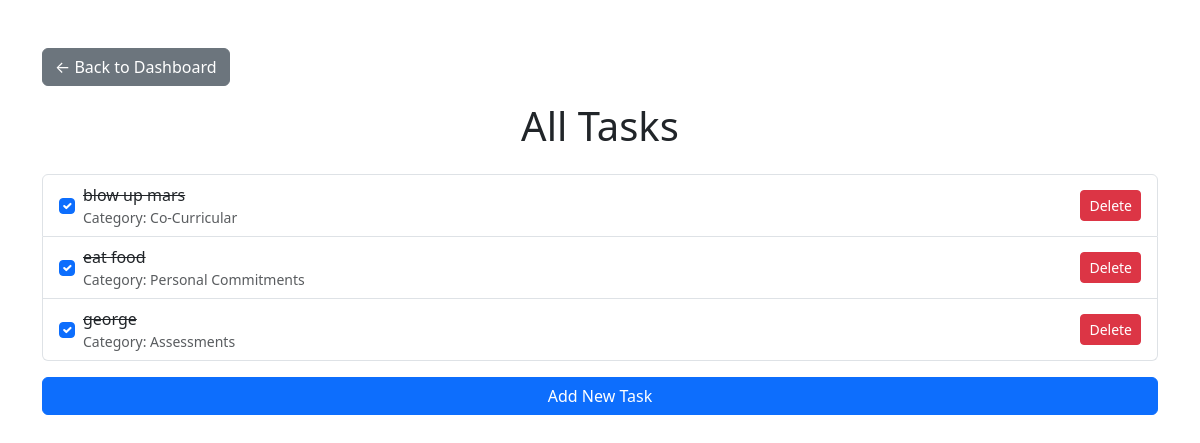
Before: /all_todos (signed in) with the older database file.
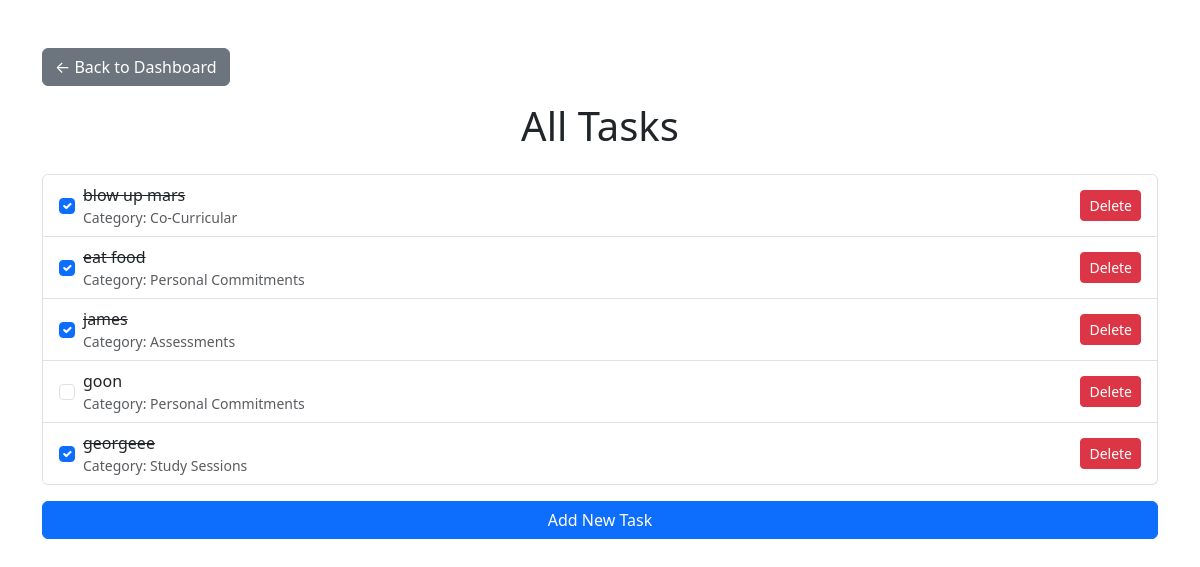
After: the same page with the newer database file.
### flask_app/setup_db.py (models this page shows)
class ToDo(Base):
    __tablename__ = 'todo'
    id = Column(Integer, primary_key=True)
    task = Column(String, nullable=False)
    category = Column(String, nullable=False)
    completed = Column(Boolean, default=False)
    user_id = Column(Integer, ForeignKey('users.id'), nullable=False)
    user = relationship('User', back_populates='todos')

### flask_app/app.py (the view)
@app.route('/all_todos')
def all_todos():
    if "user_id" not in session:
        flash("Please log in to view todos.", "warning")
        return redirect('/login')
    user_id = session["user_id"]
    todos = db_session.query(ToDo).filter_by(user_id=user_id).all()
    return render_template('all_todos.html', todos=todos)

### flask_app/templates/all_todos.html (shortened to what this page needs)
<!DOCTYPE html>
<html lang="en">
<head>
    <link href="https://cdn.jsdelivr.net/npm/bootstrap@5.3.0-alpha3/dist/css/bootstrap.min.css" rel="stylesheet">
</head>
<body>
    <div class="container mt-5">
        <a href="{{ url_for('dashboard') }}" class="btn btn-secondary mb-3">← Back to Dashboard</a>
        <h1 class="text-center">All Tasks</h1>
        <div class="mt-4">
            {% if todos %}
                <ul class="list-group">
                    {% for todo in todos %}
                    <li class="list-group-item d-flex justify-content-between align-items-center">
                        <div class="d-flex align-items-center">
                            <form action="{{ url_for('toggle_todo', todo_id=todo.id) }}" method="POST" class="d-inline me-2">
                                <input type="checkbox" class="form-check-input" onchange="this.form.submit()"
                                       {% if todo.completed %}checked{% endif %}>
                            </form>
                            <div>
                                <span {% if todo.completed %}class="text-decoration-line-through"{% endif %}>{{ todo.task }}</span>
                                <small class="text-muted d-block">Category: {{ todo.category }}</small>
                            </div>
                        </div>
                        <form action="{{ url_for('delete_todo', todo_id=todo.id) }}" method="POST" class="d-inline">
                            <button type="submit" class="btn btn-sm btn-danger">Delete</button>
                        </form>
                    </li>
                    {% endfor %}
                </ul>
            {% else %}
                <p class="text-center">No tasks found.</p>
            {% endif %}
        </div>
        <div class="mt-3">
            <a href="{{ url_for('add_todo') }}" class="btn btn-primary w-100">Add New Task</a>
        </div>
    </div>
</body>
</html>

Changed rows visible on the page:
changed ToDo "Assessments": task "george" → "james"
added ToDo: task "goon", category "Personal Commitments"
added ToDo: completed "☑", task "georgeee", category "Study Sessions"
